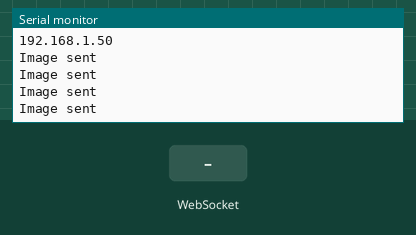
Recording of a sketch running on a simulated ESP32. Parts: the last lines printed to the serial monitor. The test bench sets the inputs (shaded band). WiFi joins after 1.5 s; servers stay silent unless stated; the camera gives no picture.

Above: at 3.5 s.
3.6 s: WebSocket text "1" received
At 3.79 s:
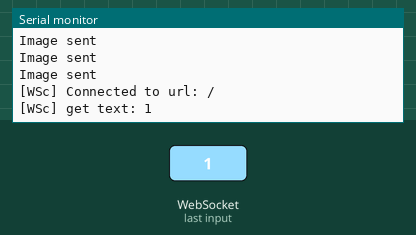
5.1 s: WebSocket text "0" received
At 5.3 s:
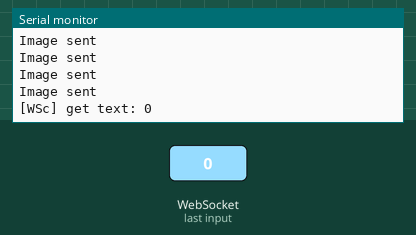
6.6 s: WebSocket text "2" received
At 6.8 s:
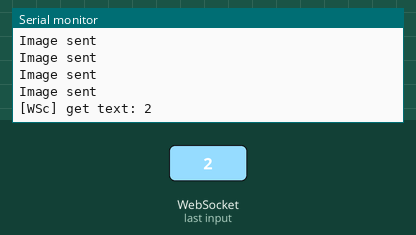

The sketch:

esp32camwebsocket-node-p5.ino
```cpp
// note this socket library!
// WebSocketsClient : https://github.com/Links2004/arduinoWebSockets
// may need zip install
// note the SMALL A -- it is not the official library


// sd setup -- aug 11 - 2025

// running on espcam board riding on wb backpack for programming

//board --> AI thinker ESP32-CAM
//serial port : /dev/cu.usbserial-1432730 Serial Port (USB)

// this node is the image source -- it sends fb frames to NODE server on my laptop
// you will need to adjust settings

// at TMU this may require netart routers???
// you need devices and laptop on same network -- and you need to know IP of laptop or device running node server


#include "WiFi.h"
#include "esp_camera.h"
//#include "base64.h"

//#include <ArduinoJson.h>
#include <WebSocketsClient.h> // check library above - zip install from github download
//#include <SocketIOclient.h>

// Pin definition for CAMERA_MODEL_AI_THINKER
#define PWDN_GPIO_NUM     32
#define RESET_GPIO_NUM    -1
#define XCLK_GPIO_NUM      0
#define SIOD_GPIO_NUM     26
#define SIOC_GPIO_NUM     27

#define Y9_GPIO_NUM       35
#define Y8_GPIO_NUM       34
#define Y7_GPIO_NUM       39
#define Y6_GPIO_NUM       36
#define Y5_GPIO_NUM       21
#define Y4_GPIO_NUM       19
#define Y3_GPIO_NUM       18
#define Y2_GPIO_NUM        5
#define VSYNC_GPIO_NUM    25
#define HREF_GPIO_NUM     23
#define PCLK_GPIO_NUM     22


// Replace with your network credentials

const char* ssid = "someFruit"; //--> network / access point name.
const char* password = "sevenAppleBanana@705!"; //--> network // access point password.

const char* websockets_server_host = "192.168.2.200"; //--> sd laptop - running node
const uint16_t websockets_server_port = 3000; // node server on my laptop

// Select the IP address according to your local network
IPAddress serverIP(192, 168, 2, 200); // my computer at home
uint16_t  serverPort = 3000;

WebSocketsClient webSocket;

void webSocketEvent(WStype_t type, uint8_t * payload, size_t length) {

  switch(type) {
    case WStype_DISCONNECTED:
      Serial.printf("[WSc] Disconnected!\n");
      break;
    case WStype_CONNECTED: {
      Serial.printf("[WSc] Connected to url: %s\n", payload);
    }
      break;
    case WStype_TEXT:
      Serial.printf("[WSc] get text: %s\n", payload);
      break;
    case WStype_BIN:
      Serial.printf("[WSc] get binary length: %u\n", length);
      break;
    case WStype_PING:
        // pong will be send automatically
        Serial.printf("[WSc] get ping\n");
        break;
    case WStype_PONG:
        // answer to a ping we send
        Serial.printf("[WSc] get pong\n");
        break;
    }

}

void setupCamera()
{

    camera_config_t config;
    config.ledc_channel = LEDC_CHANNEL_0;
    config.ledc_timer = LEDC_TIMER_0;
    config.pin_d0 = Y2_GPIO_NUM;
    config.pin_d1 = Y3_GPIO_NUM;
    config.pin_d2 = Y4_GPIO_NUM;
    config.pin_d3 = Y5_GPIO_NUM;
    config.pin_d4 = Y6_GPIO_NUM;
    config.pin_d5 = Y7_GPIO_NUM;
    config.pin_d6 = Y8_GPIO_NUM;
    config.pin_d7 = Y9_GPIO_NUM;
    config.pin_xclk = XCLK_GPIO_NUM;
    config.pin_pclk = PCLK_GPIO_NUM;
    config.pin_vsync = VSYNC_GPIO_NUM;
    config.pin_href = HREF_GPIO_NUM;
    config.pin_sscb_sda = SIOD_GPIO_NUM;
    config.pin_sscb_scl = SIOC_GPIO_NUM;
    config.pin_pwdn = PWDN_GPIO_NUM;
    config.pin_reset = RESET_GPIO_NUM;
    config.xclk_freq_hz = 20000000;
    config.pixel_format = PIXFORMAT_JPEG;

    config.frame_size = FRAMESIZE_VGA;// was vga // FRAMESIZE_ + QVGA|CIF|VGA|SVGA|XGA|SXGA|UXGA
    config.jpeg_quality = 20; //was 10 try 15? and vga
    config.fb_count = 1;

    // Init Camera
    esp_err_t err = esp_camera_init(&config);
    if (err != ESP_OK) {
      Serial.printf("Camera init failed with error 0x%x", err);
      return;
    }


}

void setup(){
  Serial.begin(115200);

  // Connect to Wi-Fi
  WiFi.begin(ssid, password);
  while (WiFi.status() != WL_CONNECTED) {
    delay(1000);
    Serial.println("Connecting to WiFi..");
  }

  // Print ESP32 Local IP Address
  Serial.print("coinnected to " );
  Serial.println(ssid);
  Serial.println("with ip ");
  Serial.println(WiFi.localIP());

  setupCamera();

  // server address, port and URL
  webSocket.begin(websockets_server_host, websockets_server_port, "/jpgstream_espCam"); // last element is a path is used in server
  webSocket.onEvent(webSocketEvent);
  webSocket.setReconnectInterval(5000);
  webSocket.enableHeartbeat(15000, 3000, 2);

}


unsigned long messageTimestamp = 0;
void loop() {
    webSocket.loop();
    uint64_t now = millis();

    if(now - messageTimestamp > 300) { // triggers every 30 mS (100 frames) -- but in practice, sends about 10 frames per second
        messageTimestamp = now;

        camera_fb_t * fb = NULL;

        // Take Picture with Camera
        fb = esp_camera_fb_get();
        if(!fb) {
          Serial.println("Camera capture failed");
          return;
        }

        webSocket.sendBIN(fb->buf,fb->len);

        Serial.println("Image sent");
        esp_camera_fb_return(fb);
    }
}
```

Measured:
- after the input at 3.6 s, the serial monitor: prints a new line at once (image 1)
- after the input at 5.1 s, the serial monitor: prints a new line at once (image 2)
- after the input at 6.6 s, the serial monitor: prints a new line at once (image 3)
